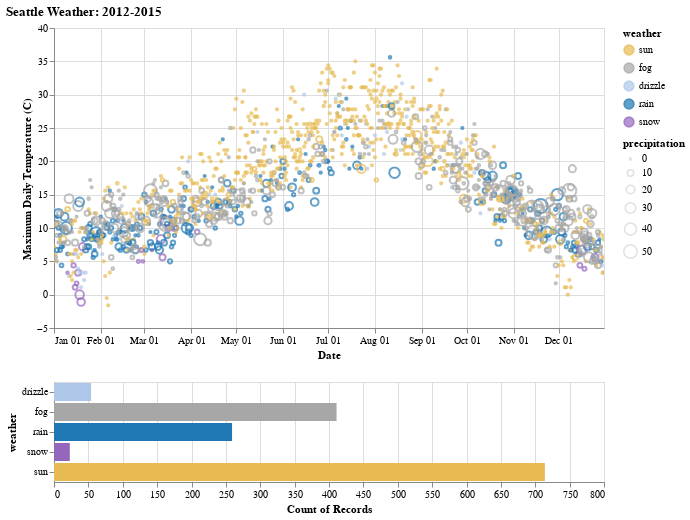

Here is the notebook cell this chart was saved with:
### Markdown cell above
Here's an example of plotting seattle weather data.

### Code cell
### complicated example ###
source = vgd.seattle_weather()

scale = alt.Scale(domain=['sun', 'fog', 'drizzle', 'rain', 'snow'],
                  range=['#e7ba52', '#a7a7a7', '#aec7e8', '#1f77b4', '#9467bd'])
color = alt.Color('weather:N', scale=scale)

# We create two selections:
# - a brush that is active on the top panel
# - a multi-click that is active on the bottom panel
brush = alt.selection_interval(encodings=['x'])
click = alt.selection_multi(encodings=['color'])

# Top panel is scatter plot of temperature vs time
points = alt.Chart().mark_point().encode(
    alt.X('monthdate(date):T', title='Date'),
    alt.Y('temp_max:Q',
        title='Maximum Daily Temperature (C)',
        scale=alt.Scale(domain=[-5, 40])
    ),
    color=alt.condition(brush, color, alt.value('lightgray')),
    size=alt.Size('precipitation:Q', scale=alt.Scale(range=[5, 200]))
).properties(
    width=550,
    height=300
).add_selection(
    brush
).transform_filter(
    click
).interactive()

# Bottom panel is a bar chart of weather type
bars = alt.Chart().mark_bar().encode(
    x='count()',
    y='weather:N',
    color=alt.condition(click, color, alt.value('lightgray')),
).transform_filter(
    brush
).properties(
    width=550,
).add_selection(
    click
)

alt.vconcat(
    points,
    bars,
    data=source,
    title="Seattle Weather: 2012-2015"
)

### Figure 1 — Vega-Lite specification as saved in the notebook (floating-point values rounded to 4 significant figures; data arrays with more than 128 entries replaced by an {"elided": "..."} marker saying what was removed)
{"config": {"view": {"continuousWidth": 400, "continuousHeight": 300}}, "vconcat": [{"mark": "point", "encoding": {"color": {"condition": {"type": "nominal", "field": "weather", "scale": {"domain": ["sun", "fog", "drizzle", "rain", "snow"], "range": ["#e7ba52", "#a7a7a7", "#aec7e8", "#1f77b4", "#9467bd"]}, "selection": "selector002"}, "value": "lightgray"}, "size": {"type": "quantitative", "field": "precipitation", "scale": {"range": [5, 200]}}, "x": {"type": "temporal", "field": "date", "timeUnit": "monthdate", "title": "Date"}, "y": {"type": "quantitative", "field": "temp_max", "scale": {"domain": [-5, 40]}, "title": "Maximum Daily Temperature (C)"}}, "height": 300, "selection": {"selector002": {"type": "interval", "encodings": ["x"]}, "selector004": {"type": "interval", "bind": "scales", "encodings": ["x", "y"]}}, "transform": [{"filter": {"selection": "selector003"}}], "width": 550}, {"mark": "bar", "encoding": {"color": {"condition": {"type": "nominal", "field": "weather", "scale": {"domain": ["sun", "fog", "drizzle", "rain", "snow"], "range": ["#e7ba52", "#a7a7a7", "#aec7e8", "#1f77b4", "#9467bd"]}, "selection": "selector003"}, "value": "lightgray"}, "x": {"type": "quantitative", "aggregate": "count"}, "y": {"type": "nominal", "field": "weather"}}, "selection": {"selector003": {"type": "multi", "encodings": ["color"]}}, "transform": [{"filter": {"selection": "selector002"}}], "width": 550}], "data": {"name": "data-830c39fec90146253fb06a06c26374ef"}, "title": "Seattle Weather: 2012-2015", "$schema": "https://vega.github.io/schema/vega-lite/v4.8.1.json", "datasets": {"data-830c39fec90146253fb06a06c26374ef": {"elided": "1461 records"}}}
